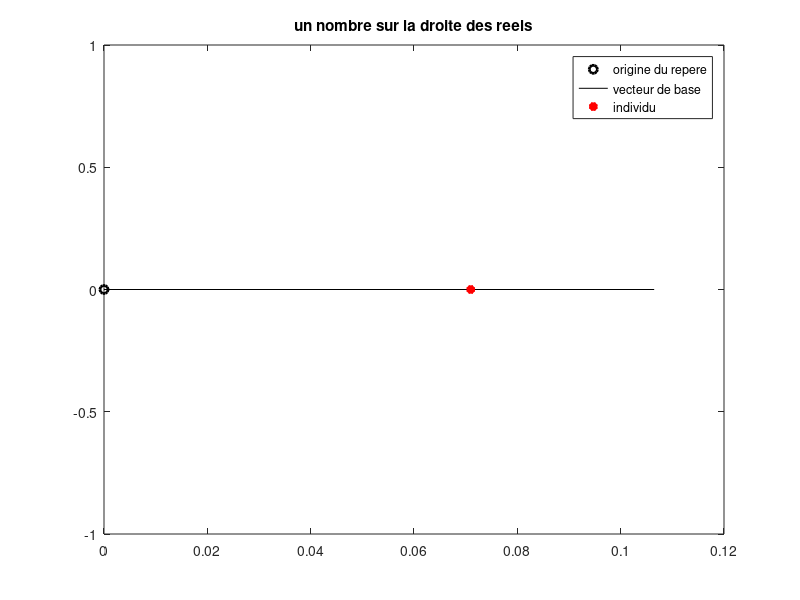
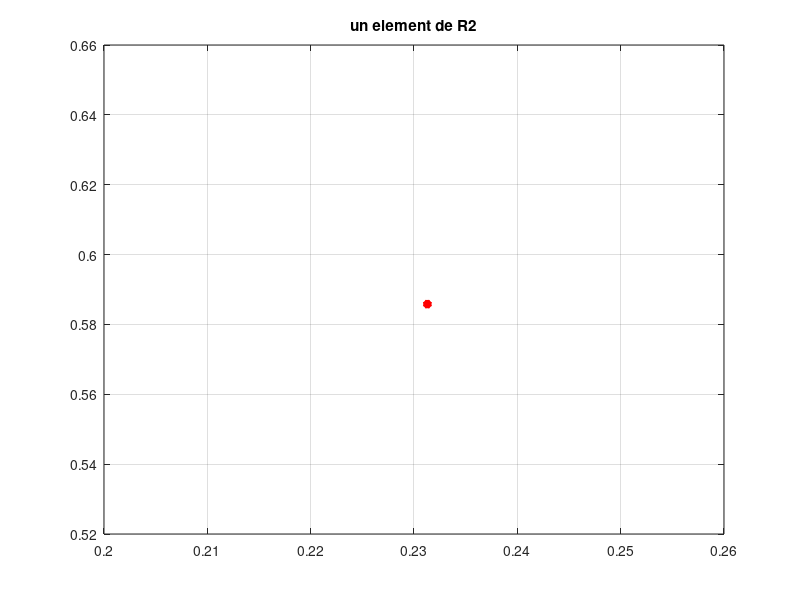
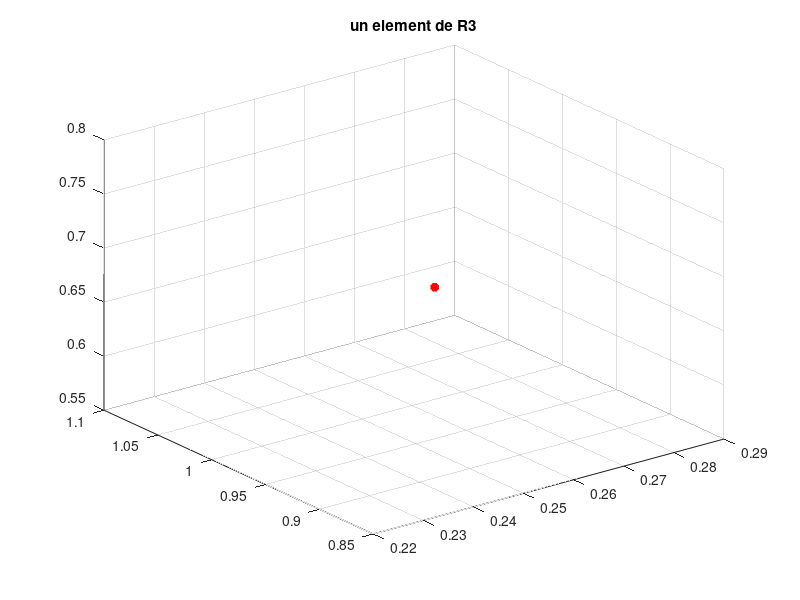
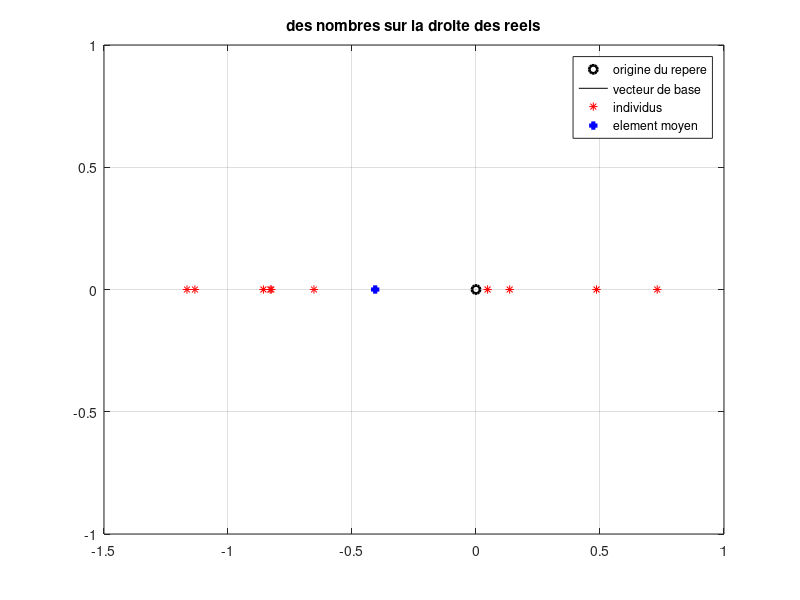

Write MATLAB code to recreate these figures, in order.
clear variables; close all; clc;

% Visualiser un individu de taille 1 :
x = rand(1); % generation d'un element aleatoire par une distribution uniforme
figure(1),clf, 
plot(0,0,'ko','linewidth',2)
hold on, plot([0 1.5*x],[0 0],'k-') % On trace un segment de la droite des 
% abscisses (ordonnees de debut et de fin : 0 et 0) suffisamment grand pour
% pouvoir placer x 
hold on, plot(x,0,'r*','linewidth',3) % on place x sur la droite des abscisses
legend('origine du repere','vecteur de base','individu');
title('un nombre sur la droite des reels');

% Visualiser un individu de taille 2 :
x = rand(1,2); % generation d'une matrice a une ligne et deux colonnes 
% -- x est donc un vecteur ligne -- par une distribution uniforme
figure(2),clf, plot(x(1),x(2),'r*','linewidth',3);grid on
title('un element de R2')

% Visualiser un individu de taille 3 :
x = rand(1,3);% generation d'une matrice a une ligne et trois colonnes 
% -- x est donc un vecteur ligne -- par une distribution uniforme
figure(3),clf, plot3(x(1),x(2),x(3),'r*','linewidth',3);grid on
title('un element de R3')

% Nous allons maintenant travailler avec un nuage d'individus. Ce nuage
% contient nb_indiv points
nb_indiv = 10;

%%%%%%%%%%%%%%%%%%%%%%%%%%%%%%%%%%%%%%%%%%%%%%%%%%%%%%%%%%%%%%%%%%%%%%%%%%%
% ATTENTION : LE CODE CI-DESSOUS (ET DE MANIERE GENERALE, LES AUTRES CODES)
% EST FOURNI POUR VOUS AIDER A COMPRENDRE LA GENERATION DE VECTEURS ET 
% LA MANIPULATION DES FIGURES SOUS MATLAB (AJOUT D'UNE LEGENDE, CREATION 
% D'AXES, AFFICHAGE DE PLUSIEURS POINTS EN MEME TEMPS...). 
% ILS DOIVENT ETRE MODIFIES OU COMPLETES POUR EFFECTUER CE QUI EST DEMANDE 
% EN CONSIGNE.
% AFIN QUE LE SCRIPT FONCTIONNE SANS PLANTAGE, NOUS AVONS ECRIT DES
% INSTRUCTIONS QUE VOUS DEVEZ CHANGER (PAR EXEMPLE, LA CREATION ET 
% L'AFFICHAGE DES INDIVIDUS DANS LA SUITE DE CE CODE)
%
% VOUS POUVEZ EFFACER LA LIGNE QUI AFFICHE A COMPLETER UNE FOIS LE TRAVAIL
% REALISE
%
%%%%%%%%%%%%%%%%%%%%%%%%%%%%%%%%%%%%%%%%%%%%%%%%%%%%%%%%%%%%%%%%%%%%%%%%%%%


%%%%%%%%%%%%%%%%%%%%%%%%%%%%%%%%%%%%%%%%%%%%%%%%%%%%%%%%%%%%%%%%%%%%%%%%%%%
% GENERER ALEATOIREMENT UN TABLEAU DE DONNEES CONTENANT DIX NOMBRES GENERES
% SUIVANT UNE DISTRIBUTION  UNIFORME. 
% AFFICHER CES NOMBRES ET L'ELEMENT MOYEN SUR LA DROITE DES REELS
%%%%%%%%%%%%%%%%%%%%%%%%%%%%%%%%%%%%%%%%%%%%%%%%%%%%%%%%%%%%%%%%%%%%%%%%%%%

x = randn(1,nb_indiv);
x_mean = mean(x); 
figure(11),clf
plot(0,0,'ko','linewidth',2)
hold on,plot([0 0],[0 0],'k-') % tracer le segment de droite permettant de 
% placer le nuage de points
hold on, plot(x,zeros(1,nb_indiv),'r*',x_mean,0,'b+','linewidth',3);grid on
legend('origine du repere','vecteur de base','individus','element moyen');
title('des nombres sur la droite des reels');

%%%%%%%%%%%%%%%%%%%%%%%%%%%%%%%%%%%%%%%%%%%%%%%%%%%%%%%%%%%%%%%%%%%%%%%%%%%
% GENERER ALEATOIREMENT UN TABLEAU DE DONNEES CONTENANT DIX INDIVIDUS DE 
% TAILLE 2, SUIVANT UNE DISTRIBUTION GAUSSIENNE DE MOYENNE 0 ET D ECART 
% TYPE 1
%%%%%%%%%%%%%%%%%%%%%%%%%%%%%%%%%%%%%%%%%%%%%%%%%%%%%%%%%%%%%%%%%%%%%%%%%%%

x = randn(2,nb_indiv); 
x_mean = mean(x);

%%%%%%%%%%%%%%%%%%%%%%%%%%%%%%%%%%%%%%%%%%%%%%%%%%%%%%%%%%%%%%%%%%%%%%%%%%%
% AFFICHER CES VECTEURS ET L'ELEMENT MOYEN DANS LE PLAN
%%%%%%%%%%%%%%%%%%%%%%%%%%%%%%%%%%%%%%%%%%%%%%%%%%%%%%%%%%%%%%%%%%%%%%%%%%%
figure(12), 
plot(x(1,:),x(2,:),'r*',x_mean(1),x_mean(2),'b+','linewidth',3);grid on
title('Des individus distribués sur un espace de dimension 3')

%%%%%%%%%%%%%%%%%%%%%%%%%%%%%%%%%%%%%%%%%%%%%%%%%%%%%%%%%%%%%%%%%%%%%%%%%%%
% GENERER ALEATOIREMENT UN TABLEAU DE DONNEES CONTENANT DIX INDIVIDUS DE 
% TAILLE 3, SUIVANT UNE DISTRIBUTION GAUSSIENNE DE MOYENNE 2 ET D ECART 
% TYPE 3
%%%%%%%%%%%%%%%%%%%%%%%%%%%%%%%%%%%%%%%%%%%%%%%%%%%%%%%%%%%%%%%%%%%%%%%%%%%

x = randn(3,nb_indiv); 
x_mean = mean(x);

%%%%%%%%%%%%%%%%%%%%%%%%%%%%%%%%%%%%%%%%%%%%%%%%%%%%%%%%%%%%%%%%%%%%%%%%%%%
% AFFICHER CES VECTEURS ET L'ELEMENT MOYEN DANS L ESPACE
%%%%%%%%%%%%%%%%%%%%%%%%%%%%%%%%%%%%%%%%%%%%%%%%%%%%%%%%%%%%%%%%%%%%%%%%%%%f
figure(13), 
plot3(x(1,:),x(2,:),x(3,:),'r*',x_mean(1),x_mean(2),x_mean(3),'b+','linewidth',3);grid on
title('Des individus distribués sur un espace de dimension 3')
